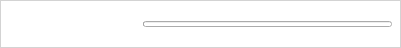
<?xml version="1.0" encoding="UTF-8"?>
<ui version="4.0">
 <class>CircleListWidgetItem</class>
 <widget class="QWidget" name="CircleListWidgetItem">
  <property name="geometry">
   <rect>
    <x>0</x>
    <y>0</y>
    <width>401</width>
    <height>48</height>
   </rect>
  </property>
  <property name="sizePolicy">
   <sizepolicy hsizetype="Preferred" vsizetype="Fixed">
    <horstretch>0</horstretch>
    <verstretch>0</verstretch>
   </sizepolicy>
  </property>
  <property name="minimumSize">
   <size>
    <width>0</width>
    <height>48</height>
   </size>
  </property>
  <property name="maximumSize">
   <size>
    <width>16777215</width>
    <height>48</height>
   </size>
  </property>
  <property name="windowTitle">
   <string>Form</string>
  </property>
  <layout class="QGridLayout" name="gridLayout">
   <property name="leftMargin">
    <number>0</number>
   </property>
   <property name="topMargin">
    <number>0</number>
   </property>
   <property name="rightMargin">
    <number>0</number>
   </property>
   <property name="bottomMargin">
    <number>0</number>
   </property>
   <property name="spacing">
    <number>0</number>
   </property>
   <item row="0" column="0">
    <widget class="QWidget" name="widget" native="true">
     <property name="sizePolicy">
      <sizepolicy hsizetype="MinimumExpanding" vsizetype="MinimumExpanding">
       <horstretch>0</horstretch>
       <verstretch>0</verstretch>
      </sizepolicy>
     </property>
     <property name="maximumSize">
      <size>
       <width>16777215</width>
       <height>48</height>
      </size>
     </property>
     <property name="styleSheet">
      <string notr="true">#widget{
background-color: white;

border: 1px solid lightgrey;
}</string>
     </property>
     <layout class="QHBoxLayout" name="horizontalLayout">
      <property name="leftMargin">
       <number>9</number>
      </property>
      <item>
       <widget class="ProgressCircle" name="prograssCircleWidget" native="true">
        <property name="sizePolicy">
         <sizepolicy hsizetype="Fixed" vsizetype="Fixed">
          <horstretch>0</horstretch>
          <verstretch>0</verstretch>
         </sizepolicy>
        </property>
        <property name="minimumSize">
         <size>
          <width>30</width>
          <height>30</height>
         </size>
        </property>
        <property name="maximumSize">
         <size>
          <width>30</width>
          <height>30</height>
         </size>
        </property>
       </widget>
      </item>
      <item>
       <widget class="QLabel" name="labelText">
        <property name="minimumSize">
         <size>
          <width>92</width>
          <height>10</height>
         </size>
        </property>
        <property name="maximumSize">
         <size>
          <width>16777215</width>
          <height>48</height>
         </size>
        </property>
        <property name="text">
         <string/>
        </property>
        <property name="alignment">
         <set>Qt::AlignCenter</set>
        </property>
       </widget>
      </item>
      <item>
       <widget class="QProgressBar" name="progressBar">
        <property name="sizePolicy">
         <sizepolicy hsizetype="Expanding" vsizetype="Expanding">
          <horstretch>0</horstretch>
          <verstretch>0</verstretch>
         </sizepolicy>
        </property>
        <property name="minimumSize">
         <size>
          <width>200</width>
          <height>6</height>
         </size>
        </property>
        <property name="maximumSize">
         <size>
          <width>16777215</width>
          <height>6</height>
         </size>
        </property>
        <property name="alignment">
         <set>Qt::AlignCenter</set>
        </property>
       </widget>
      </item>
     </layout>
    </widget>
   </item>
  </layout>
 </widget>
 <customwidgets>
  <customwidget>
   <class>ProgressCircle</class>
   <extends>QWidget</extends>
   <header>UIClass/CustomWidget/ProgressCircle.h</header>
   <container>1</container>
  </customwidget>
 </customwidgets>
 <resources/>
 <connections/>
</ui>
